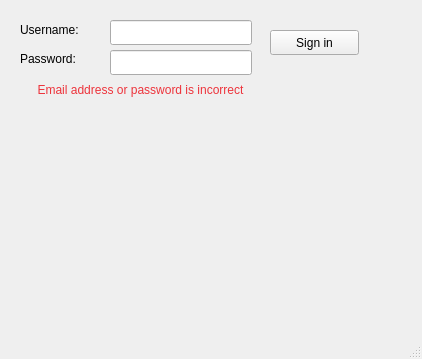
<?xml version="1.0" encoding="UTF-8"?>
<ui version="4.0">
 <class>MainWindow</class>
 <widget class="QMainWindow" name="MainWindow">
  <property name="geometry">
   <rect>
    <x>0</x>
    <y>0</y>
    <width>422</width>
    <height>359</height>
   </rect>
  </property>
  <property name="windowTitle">
   <string>MainWindow</string>
  </property>
  <widget class="QWidget" name="centralwidget">
   <widget class="QStackedWidget" name="stackedWidget">
    <property name="geometry">
     <rect>
      <x>10</x>
      <y>0</y>
      <width>401</width>
      <height>281</height>
     </rect>
    </property>
    <property name="currentIndex">
     <number>1</number>
    </property>
    <widget class="QWidget" name="page">
     <widget class="QLabel" name="label_4">
      <property name="geometry">
       <rect>
        <x>86</x>
        <y>86</y>
        <width>231</width>
        <height>71</height>
       </rect>
      </property>
      <property name="text">
       <string>You have logged in successfully!</string>
      </property>
     </widget>
    </widget>
    <widget class="QWidget" name="page_2">
     <widget class="QPushButton" name="pushButton">
      <property name="geometry">
       <rect>
        <x>260</x>
        <y>30</y>
        <width>89</width>
        <height>25</height>
       </rect>
      </property>
      <property name="text">
       <string>Sign in</string>
      </property>
     </widget>
     <widget class="QLineEdit" name="lineEdit_2">
      <property name="geometry">
       <rect>
        <x>100</x>
        <y>50</y>
        <width>142</width>
        <height>25</height>
       </rect>
      </property>
     </widget>
     <widget class="QLineEdit" name="lineEdit">
      <property name="geometry">
       <rect>
        <x>100</x>
        <y>20</y>
        <width>142</width>
        <height>25</height>
       </rect>
      </property>
     </widget>
     <widget class="QLabel" name="label_3">
      <property name="geometry">
       <rect>
        <x>0</x>
        <y>80</y>
        <width>261</width>
        <height>20</height>
       </rect>
      </property>
      <property name="text">
       <string>&lt;html&gt;&lt;head/&gt;&lt;body&gt;&lt;p&gt;&lt;span style=&quot; font-size:9pt; color:#ed333b;&quot;&gt;Email address or password is incorrect&lt;/span&gt;&lt;/p&gt;&lt;/body&gt;&lt;/html&gt;</string>
      </property>
      <property name="alignment">
       <set>Qt::AlignCenter</set>
      </property>
     </widget>
     <widget class="QLabel" name="label">
      <property name="geometry">
       <rect>
        <x>10</x>
        <y>20</y>
        <width>81</width>
        <height>20</height>
       </rect>
      </property>
      <property name="text">
       <string>Username:</string>
      </property>
     </widget>
     <widget class="QLabel" name="label_2">
      <property name="geometry">
       <rect>
        <x>10</x>
        <y>50</y>
        <width>67</width>
        <height>17</height>
       </rect>
      </property>
      <property name="text">
       <string>Password:</string>
      </property>
     </widget>
    </widget>
   </widget>
  </widget>
  <widget class="QMenuBar" name="menubar">
   <property name="geometry">
    <rect>
     <x>0</x>
     <y>0</y>
     <width>422</width>
     <height>22</height>
    </rect>
   </property>
  </widget>
  <widget class="QStatusBar" name="statusbar"/>
 </widget>
 <resources/>
 <connections/>
</ui>
